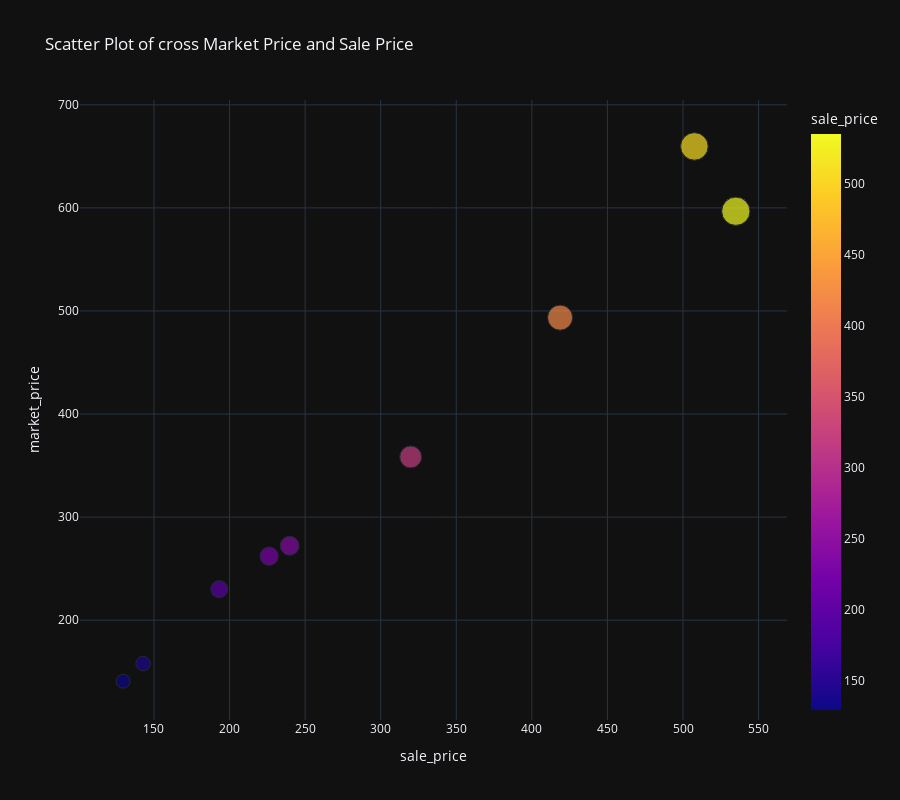

Notebook source saved alongside this figure:
### Markdown cell above
##### Comparision of cross Market Price and Sale Price

### Code cell
fig4 = px.scatter(avg_sale_price_df, x="sale_price", y="market_price", color="sale_price",
                 size='sale_price', hover_data=['category', 'sale_price', 'market_price', 'rating'], template = 'plotly_dark', 
                 title='Scatter Plot of cross Market Price and Sale Price',height=800)
fig4.show()

### Figure 1 — Plotly figure (JSON) as saved in the notebook; plotly's stock layout.template omitted (floating-point values rounded to 4 significant figures)
{"data": [{"customdata": [["Snacks & Branded Foods", 3.98], ["Bakery, Cakes & Dairy", 3.91], ["Foodgrains, Oil & Masala", 4.06], ["Cleaning & Household", 3.96], ["Beverages", 4.08], ["Gourmet & World Food", 3.98], ["Beauty & Hygiene", 3.93], ["Kitchen, Garden & Pets", 3.73], ["Baby Care", 4.02]], "hovertemplate": "sale_price=%{marker.color}<br>market_price=%{y}<br>category=%{customdata[0]}<br>rating=%{customdata[1]}<extra></extra>", "legendgroup": "", "marker": {"color": [129.6, 142.8, 193.2, 226.2, 239.8, 319.9, 418.7, 507.5, 535.0], "coloraxis": "coloraxis", "size": [129.6, 142.8, 193.2, 226.2, 239.8, 319.9, 418.7, 507.5, 535.0], "sizemode": "area", "sizeref": 1.337, "symbol": "circle"}, "mode": "markers", "name": "", "orientation": "v", "showlegend": false, "type": "scatter", "x": [129.6, 142.8, 193.2, 226.2, 239.8, 319.9, 418.7, 507.5, 535.0], "xaxis": "x", "y": [140.8, 157.9, 230.1, 262.1, 272.2, 358.4, 493.5, 659.7, 596.8], "yaxis": "y"}], "layout": {"coloraxis": {"colorbar": {"title": {"text": "sale_price"}}, "colorscale": [[0, "#0d0887"], [0.1111, "#46039f"], [0.2222, "#7201a8"], [0.3333, "#9c179e"], [0.4444, "#bd3786"], [0.5556, "#d8576b"], [0.6667, "#ed7953"], [0.7778, "#fb9f3a"], [0.8889, "#fdca26"], [1, "#f0f921"]]}, "height": 800, "legend": {"itemsizing": "constant", "tracegroupgap": 0}, "title": {"text": "Scatter Plot of cross Market Price and Sale Price"}, "xaxis": {"anchor": "y", "domain": [0, 1], "title": {"text": "sale_price"}}, "yaxis": {"anchor": "x", "domain": [0, 1], "title": {"text": "market_price"}}}}
